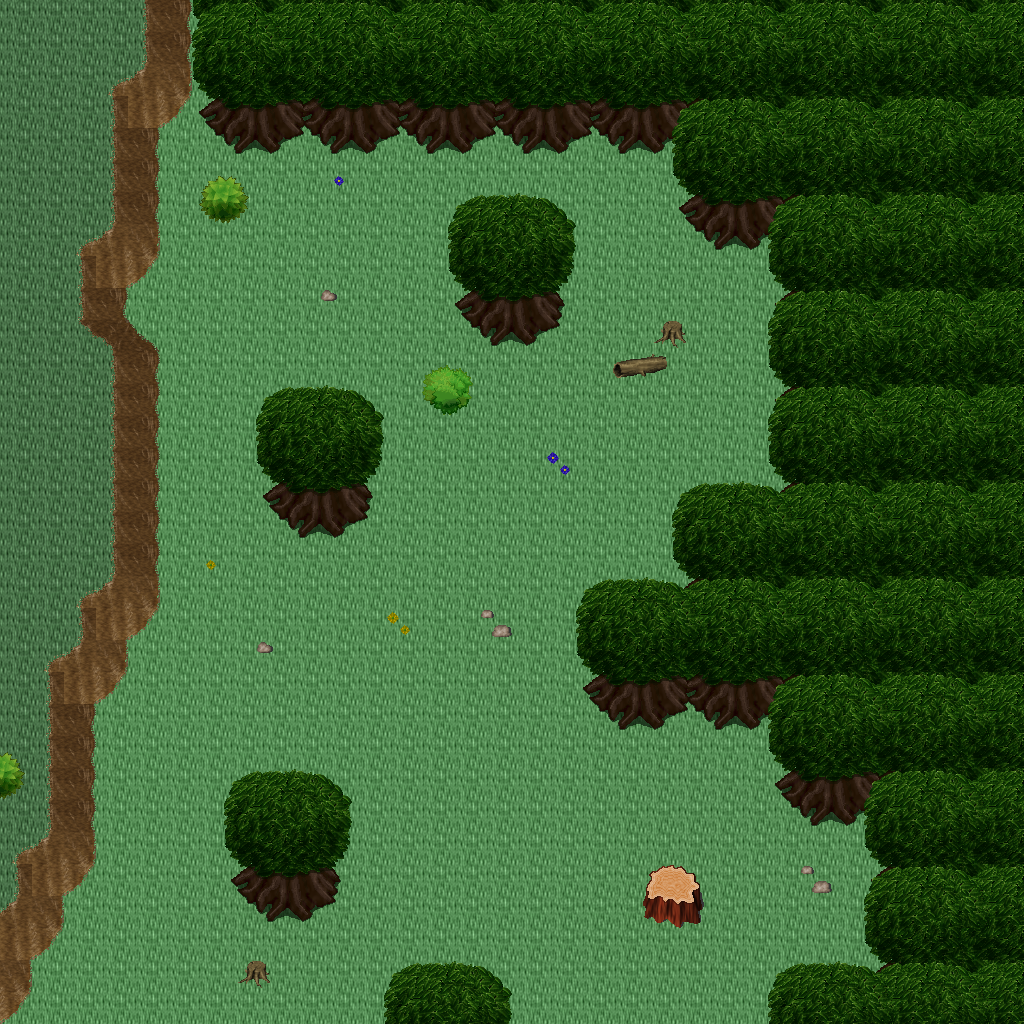

This is a level from a 2D game, rendered from its Tiled map with the project's own tilesets. A one-line summary and the map file follow, with tile-layer data summarised:
An orthogonal 32x32 tile map with 32x32 px tiles, 5 tile layers (Ground, Objects, Objects2, Above, ...), 1 hidden layer not drawn, 16 tilesets.

<map version="1.10" tiledversion="1.11.0" orientation="orthogonal" renderorder="right-down" width="32" height="32" tilewidth="32" tileheight="32" infinite="0" nextlayerid="11" nextobjectid="1">
 <tileset firstgid="1" name="logic_collision" tilewidth="32" tileheight="32" tilecount="1" columns="1">
  <image source="../drawable/logic_collision.png" width="32" height="32" />
 </tileset>
 <tileset firstgid="2" name="ground_ground" tilewidth="32" tileheight="32" tilecount="33" columns="3">
  <image source="../drawable/ground_ground.png" width="96" height="352" />
 </tileset>
 <tileset firstgid="35" name="ground_ridge_earth_pale" tilewidth="32" tileheight="32" tilecount="96" columns="12">
  <image source="../drawable/ground_ridge_earth_pale.png" width="384" height="256" />
 </tileset>
 <tileset firstgid="131" name="ground_ridge_earth_dark" tilewidth="32" tileheight="32" tilecount="96" columns="12">
  <image source="../drawable/ground_ridge_earth_dark.png" width="384" height="256" />
 </tileset>
 <tileset firstgid="227" name="ground_ladder_horizontal_dark" tilewidth="32" tileheight="32" tilecount="3" columns="1">
  <image source="../drawable/ground_ladder_horizontal_dark.png" width="32" height="96" />
 </tileset>
 <tileset firstgid="230" name="plant_tree_tree_darkgreen" tilewidth="32" tileheight="32" tilecount="88" columns="8">
  <image source="../drawable/plant_tree_tree_darkgreen.png" width="256" height="352" />
 </tileset>
 <tileset firstgid="318" name="plant_stump_stump_pale_purple" tilewidth="32" tileheight="32" tilecount="4" columns="2">
  <image source="../drawable/plant_stump_stump_pale_purple.png" width="64" height="64" />
 </tileset>
 <tileset firstgid="322" name="plant_stump_hollow_logs" tilewidth="32" tileheight="32" tilecount="6" columns="3">
  <image source="../drawable/plant_stump_hollow_logs.png" width="96" height="64" />
 </tileset>
 <tileset firstgid="328" name="plant_flower_daisy_yellow" tilewidth="32" tileheight="32" tilecount="8" columns="2">
  <image source="../drawable/plant_flower_daisy_yellow.png" width="64" height="128" />
 </tileset>
 <tileset firstgid="336" name="plant_flower_daisy_blue" tilewidth="32" tileheight="32" tilecount="8" columns="2">
  <image source="../drawable/plant_flower_daisy_blue.png" width="64" height="128" />
 </tileset>
 <tileset firstgid="344" name="plant_bush_leafy_2" tilewidth="32" tileheight="32" tilecount="12" columns="6">
  <image source="../drawable/plant_bush_leafy_2.png" width="192" height="64" />
 </tileset>
 <tileset firstgid="356" name="ground_rock_pebbles" tilewidth="32" tileheight="32" tilecount="3" columns="1">
  <image source="../drawable/ground_rock_pebbles.png" width="32" height="96" />
 </tileset>
 <tileset firstgid="359" name="logic_item_mushroom" tilewidth="32" tileheight="32" tilecount="6" columns="6">
  <image source="../drawable/logic_item_mushroom.png" width="192" height="32" />
 </tileset>
 <tileset firstgid="365" name="logic_item_resources" tilewidth="32" tileheight="32" tilecount="6" columns="6">
  <image source="../drawable/logic_item_resources.png" width="192" height="32" />
 </tileset>
 <tileset firstgid="371" name="logic_creature_animal" tilewidth="32" tileheight="32" tilecount="32" columns="8">
  <image source="../drawable/logic_creature_animal.png" width="256" height="128" />
 </tileset>
 <tileset firstgid="403" name="building_fence_fence_chunky" tilewidth="32" tileheight="32" tilecount="21" columns="3">
  <image source="../drawable/building_fence_fence_chunky.png" width="96" height="224" />
 </tileset>
 <layer id="1" name="Ground" width="32" height="32">
  <data>[1024 cells, 1024 non-empty, 2 distinct tile ids]</data>
 </layer>
 <layer id="2" name="Objects" width="32" height="32">
  <data>[1024 cells, 216 non-empty, 43 distinct tile ids]</data>
 </layer>
 <layer id="3" name="Objects2" width="32" height="32">
  <data>[1024 cells, 4 non-empty, 2 distinct tile ids]</data>
 </layer>
 <layer id="4" name="Above" width="32" height="32">
  <data>[1024 cells, 377 non-empty, 26 distinct tile ids]</data>
 </layer>
 <layer id="5" name="Above2" width="32" height="32">
  <data>[1024 cells, 0 non-empty, 0 distinct tile ids]</data>
 </layer>
 <layer id="6" name="Walkable" width="32" height="32" visible="0">
  <data>[1024 cells, 415 non-empty, 1 distinct tile ids]</data>
 </layer>
 <objectgroup id="7" name="Mapevents" />
 <objectgroup id="8" name="Spawn" />
 <objectgroup id="9" name="Keys" />
 <objectgroup id="10" name="Replace" />
</map>
